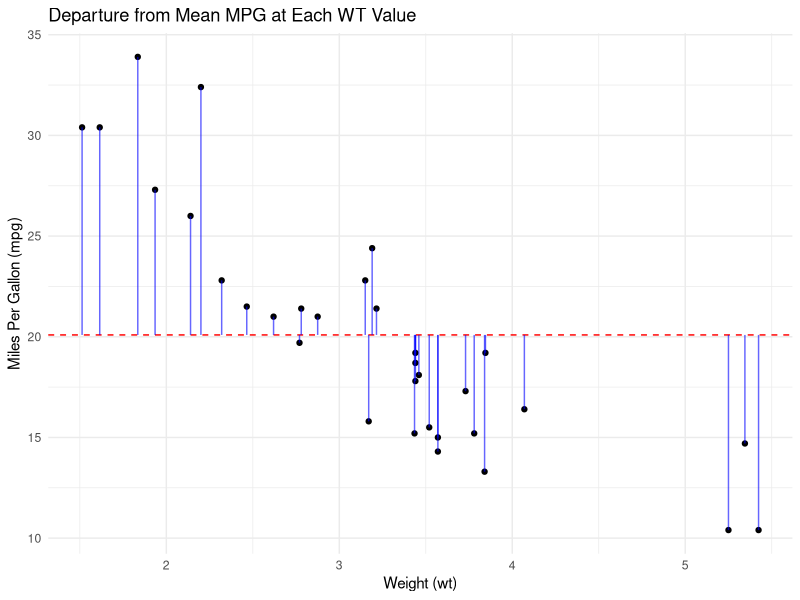

Write R code to recreate this figure.
# Load necessary libraries
library(ggplot2)
library(dplyr)

# Sample Data (using mtcars for demonstration)
data(mtcars)
df <- mtcars %>% select(wt, mpg)

# Calculate the overall mean of the y-variable (mpg)
mean_mpg <- mean(df$mpg)

# Create the plot
p <-ggplot(df, aes(x = wt, y = mpg)) +
  # Add the points (actual data)
  geom_point() +
  # Add a horizontal line for the overall mean
  geom_hline(yintercept = mean_mpg, color = "red", linetype = "dashed") +
  # Add vertical lines from the actual 'y' value to the mean 'y' value
  geom_segment(aes(x = wt, xend = wt, y = mean_mpg, yend = mpg),
               color = "blue",
               linetype = "solid",
               alpha = 0.6) +
  # Add labels and title
  labs(title = "Departure from Mean MPG at Each WT Value",
       x = "Weight (wt)",
       y = "Miles Per Gallon (mpg)") +
  # Optional: use a theme
  theme_minimal()
